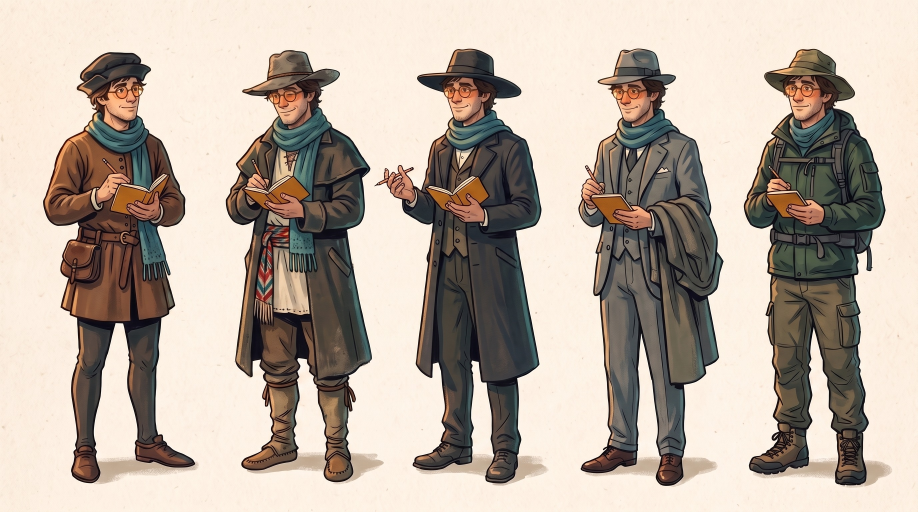
#> input picture channels/storybook-medical/refs/matt-eras.jpg, 2752 x 1536 px, given in place of pose-s10.png, which was not available (shown at 1/3 size)
$ python cutouts_hc003s1.py
#> lines starting #> are read from the running program, lines starting #| are printed output that depends on the picture; after the words box and inside, x2 and y2 are one past the last pixel; in counts of white or black regions, pixels touching at a corner belong together
### channels/storybook-medical/scripts/fx_prep.py
"""Cut-outs for the Shorts' masked effects (free, local). Coordinates are fractions of the 9:16 FRAME (as the renderer
shows it), so they match the numbers measured on the gridded contact sheets; they are mapped back to the source still
here, and episode.py build crops the mask / plate exactly like the still (fit_frame), so they line up.

    cut(image, name, box, how="rembg"|"color", hinge=None)
      -> <keyframes>/fx/<stem>-<name>.mask.png   white, alpha = the part that moves
      -> <keyframes>/fx/<stem>-<name>.clean.png  the still with that part painted out (cv2 inpaint), shown under
                                                  the moving copy so a wag / shake never reveals a ghost

    python channels/storybook-medical/scripts/fx_prep.py <image> <name> <x0> <y0> <x1> <y1> [--how color] [--check]

    sheet(image, names) -> sprite / pose sheet cut into aligned RGBA frames + sprites.json + check.png (magenta)
    python channels/storybook-medical/scripts/fx_prep.py sheet <sheet.png> fly-0 fly-1 land-0 rest-0 [--out DIR]
"""
from __future__ import annotations

import argparse
import json
from pathlib import Path

import numpy as np
from PIL import Image, ImageDraw, ImageFilter


# [80 lines left out: functions frame_box, _rembg, _color, cut, not called in this run]


# ── sprite / pose sheets → aligned cut-outs (plan/layered-animation.md §2; user 2026-11-16) ────────────────────────────
def _key_alpha(rgb: np.ndarray, key: np.ndarray, lo: float = 38, hi: float = 110) -> tuple[np.ndarray, np.ndarray]:
    """Soft chroma key against a flat background colour, with the background UNMIXED from semi-transparent pixels
    (observed = a*fg + (1-a)*key  ->  fg = (observed - (1-a)*key) / a): a mosquito's smoky wings keep their own grey,
    not a green tint."""
    d = np.sqrt(((rgb.astype(np.float32) - key) ** 2).sum(axis=2))
    a = np.clip((d - lo) / (hi - lo), 0, 1)
    fg = (rgb.astype(np.float32) - (1 - a[..., None]) * key) / np.maximum(a[..., None], 1e-3)
    return np.clip(fg, 0, 255).astype(np.uint8), a


# [62 lines left out: functions _despill_edge, _bleed_edges, _fill_holes, not called in this run]


def sheet(image: str, names: list[str], out_dir: str | None = None, how: str = "key", align: str = "phase",
          pad: int = 24, anchor=(0.5, 0.5), min_area: float = 0.002, fill_holes: bool = False) -> Path:
    """Cut a sprite sheet (one object, its states side by side on a flat background) or a pose sheet into frames.

    names: one per figure in reading order (rows top to bottom, left to right), "<state>-<n>", e.g.
           ["fly-0", "fly-1", "land-0", "rest-0"]. Writes <out>/<name>.png (RGBA, all on ONE canvas size so the actor's
           width means the same thing in every state), <out>/sprites.json for layers.py, and <out>/check.png: every
           frame over magenta (holes and halos show at once) plus the sheet's alpha.
    how:   "key"   = flat-colour key, the colour measured on the sheet's border (prompt_kit KEY_BG asks for green);
           "rembg" = the background model, for sheets that came back on a busy background.
    align: "phase" = every frame's alpha aligned to the sheet's FIRST frame by phase correlation (the solid body
           dominates, so wings / legs changing don't make it jump between states); "center" = bounding-box centres;
           "bottom" = bounding-box feet (characters standing).
    anchor: (ax, ay) fractions of the canvas, or "solid" = the centroid of the first frame's fully opaque core (an
           insect's body, not its legs or wings): the point that rides the actor's path and that it turns around.
    fill_holes: make every hole more than 12 px inside the outline opaque (HCS10 s7: the fingers' grey-green shadows
           on the paper keyed as half-transparent holes). Off by default: a real gap (a handle loop) must stay open."""
    import cv2
    src = Path(image)
    im = np.array(Image.open(src).convert("RGB"))
    H, W = im.shape[:2]
    border = np.concatenate([im[:8].reshape(-1, 3), im[-8:].reshape(-1, 3), im[:, :8].reshape(-1, 3), im[:, -8:].reshape(-1, 3)])
    key = np.median(border, axis=0).astype(np.float32)
    if how == "rembg":
        from masks import _session
        from rembg import remove
        a = np.array(remove(Image.fromarray(im), session=_session()).getchannel("A")).astype(np.float32) / 255
        fg = im
    else:
        fg, a = _key_alpha(im, key)
    # find the figures: the alpha, closed hard enough that thin legs and wings join their body
    solid = (a > 0.25).astype(np.uint8)
    joined = cv2.dilate(solid, np.ones((max(9, W // 90),) * 2, np.uint8))
    n, lab, stats, _ = cv2.connectedComponentsWithStats(joined)
    blobs = [i for i in range(1, n) if stats[i, cv2.CC_STAT_AREA] > min_area * W * H]
    if len(blobs) != len(names):
        raise SystemExit(f"{src.name}: found {len(blobs)} figures, expected {len(names)} ({names}); check the sheet "
                         f"(figures touching? a busy background? try how='rembg')")
    # reading order: figures whose vertical spans overlap share a row (long legs move a figure's top edge, so rounding
    # the top put figures of one row into different rows); rows top to bottom, then left to right
    rows: list[list[int]] = []
    for i in sorted(blobs, key=lambda i: stats[i, cv2.CC_STAT_TOP]):
        top, bot = stats[i, cv2.CC_STAT_TOP], stats[i, cv2.CC_STAT_TOP] + stats[i, cv2.CC_STAT_HEIGHT]
        if rows and top < max(stats[j, cv2.CC_STAT_TOP] + stats[j, cv2.CC_STAT_HEIGHT] for j in rows[-1]) \
                and bot > min(stats[j, cv2.CC_STAT_TOP] for j in rows[-1]):
            rows[-1].append(i)
        else:
            rows.append([i])
    blobs = [i for r in rows for i in sorted(r, key=lambda i: stats[i, cv2.CC_STAT_LEFT])]
    cuts = []
    for i in blobs:
        x, y, w, h = stats[i, :4]
        keep = (lab[y:y + h, x:x + w] == i)
        alpha = (a[y:y + h, x:x + w] * keep * 255).astype(np.uint8)
        ys, xs = np.nonzero(alpha > 8)
        y0, y1, x0, x1 = ys.min(), ys.max() + 1, xs.min(), xs.max() + 1
        rgba = np.dstack([fg[y:y + h, x:x + w][y0:y1, x0:x1], alpha[y0:y1, x0:x1]])
        cuts.append(rgba)
    cuts = [_despill_edge(c, key) for c in cuts]
    cw = max(c.shape[1] for c in cuts) + 2 * pad
    ch = max(c.shape[0] for c in cuts) + 2 * pad
    out = Path(out_dir) if out_dir else src.parent / src.stem
    out.mkdir(parents=True, exist_ok=True)
    frames: dict[str, list[str]] = {}
    ref = None
    placed = []
    # work on a canvas with a wide margin M: the phase shift moves a frame towards the first one, and a raised arm then
    # slid off a canvas sized for the unshifted cut-outs (HC002-S1 2a, user 2026-11-20: "the fingers of gage is cut out")
    Mg = max(cw, ch) // 2
    for name, c in zip(names, cuts):
        canvas = np.zeros((ch + 2 * Mg, cw + 2 * Mg, 4), np.uint8)
        h, w = c.shape[:2]
        ox, oy = (cw - w) // 2, (ch - h) // 2 if align != "bottom" else ch - pad - h
        canvas[Mg + oy:Mg + oy + h, Mg + ox:Mg + ox + w] = c
        if align == "phase":
            core = cv2.erode((canvas[..., 3] > 240).astype(np.float32), np.ones((3, 3), np.uint8))   # the solid body
            if ref is None:
                ref = core
            else:
                (dx, dy), _ = cv2.phaseCorrelate(ref, core)
                M = np.float32([[1, 0, -dx], [0, 1, -dy]])
                canvas = cv2.warpAffine(canvas, M, canvas.shape[1::-1], flags=cv2.INTER_LINEAR, borderValue=(0, 0, 0, 0))
        placed.append(canvas)
    # grow the canvas SYMMETRICALLY only as far as a shifted frame overflows it (+ pad): its centre stays the same
    # body point, and sheets that never overflowed come out exactly as before
    ys, xs = np.nonzero(np.max([p[..., 3] for p in placed], axis=0) > 8)
    over_x = int(max(0, Mg - xs.min(), xs.max() + 1 - (Mg + cw)))
    over_y = int(max(0, Mg - ys.min(), ys.max() + 1 - (Mg + ch)))
    ex = over_x + pad if over_x else 0
    ey = over_y + pad if over_y else 0
    if ex or ey:
        print(f"  {src.name}: a shifted frame overflowed the canvas by {over_x},{over_y} px: canvas grown")
    placed = [p[Mg - ey:Mg + ch + ey, Mg - ex:Mg + cw + ex] for p in placed]
    cw, ch = cw + 2 * ex, ch + 2 * ey
    for name, canvas in zip(names, placed):
        if fill_holes:
            canvas = _fill_holes(canvas)
        Image.fromarray(_bleed_edges(canvas), "RGBA").save(out / f"{name}.png")
        frames.setdefault(name.rsplit("-", 1)[0], []).append(f"{name}.png")
    if anchor == "solid":
        core = cv2.erode((placed[0][..., 3] > 240).astype(np.uint8), np.ones((5, 5), np.uint8))
        ys, xs = np.nonzero(core)
        anchor = (round(xs.mean() / cw, 4), round(ys.mean() / ch, 4))
    meta = {"source": src.name, "canvas": [cw, ch], "anchor": list(anchor), "key": [int(v) for v in key], "frames": frames}
    json.dump(meta, open(out / "sprites.json", "w"), indent=1)
    # the check image: each frame over magenta, labelled; below, the sheet's alpha at the same width
    # last tile = ONION SKIN: every frame at 1/n over each other, with the anchor cross: a body that jumps between
    # states shows as a double outline here
    tile = 260
    row = Image.new("RGB", (tile * (len(placed) + 1), tile + 26), (255, 0, 255))
    d = ImageDraw.Draw(row)
    for j, (name, c) in enumerate(zip(names, placed)):
        im_c = Image.fromarray(c, "RGBA")
        im_c.thumbnail((tile - 10, tile - 10))
        row.paste(im_c, (j * tile + (tile - im_c.width) // 2, 26 + (tile - im_c.height) // 2), im_c)
        d.text((j * tile + 8, 6), name, fill=(255, 255, 255))
    onion = Image.new("RGBA", (cw, ch), (0, 0, 0, 0))
    for c in placed:
        layer = Image.fromarray(c, "RGBA")
        layer.putalpha(Image.fromarray((c[..., 3] / len(placed) * 1.6).clip(0, 255).astype(np.uint8)))
        onion.alpha_composite(layer)
    od = ImageDraw.Draw(onion)
    axp, ayp = anchor[0] * cw, anchor[1] * ch
    od.line([(axp - 14, ayp), (axp + 14, ayp)], fill=(255, 255, 0, 255), width=2)
    od.line([(axp, ayp - 14), (axp, ayp + 14)], fill=(255, 255, 0, 255), width=2)
    onion.thumbnail((tile - 10, tile - 10))
    j = len(placed)
    row.paste(onion, (j * tile + (tile - onion.width) // 2, 26 + (tile - onion.height) // 2), onion)
    d.text((j * tile + 8, 6), "onion skin + anchor", fill=(255, 255, 255))
    am = Image.fromarray((a * 255).astype(np.uint8)).convert("RGB")
    am = am.resize((row.width, round(am.height * row.width / am.width)))
    check = Image.new("RGB", (row.width, row.height + am.height), (0, 0, 0))
    check.paste(row, (0, 0)); check.paste(am, (0, row.height))
    check.save(out / "check.png")
    print(f"{src.name}: {len(names)} frames {sorted(frames)} on a {cw}x{ch} canvas -> {out} (look at check.png)")
    return out / "sprites.json"


# [20 lines that do not run on import are left out]

### channels/storybook-medical/editorial/episodes/HC003-dancing-plague/cutouts_hc003s1.py
"""HC003-S1: the two cut-outs fx_prep.sheet can't do alone (free, 2026-11-22).

1. pose-s10: drawing 2 (Troffea seated between the two city men) keys as ONE figure (their ground shadows touch). It is
   cut with drawing 1, then split by the empty columns between the bodies (above the feet), into the states
   "seated" (all three), "troffea" (her alone) and "men" (the two men), all on the same canvas, so she can leave on the
   wagon from exactly where she sat while the men stay.
2. sprite-coif-s4 came back with the Troffea sheet printed under it as faint ghosts (L45 again). Only near-opaque,
   far-from-green pixels are kept and, in each coif's box, only the largest piece: the coif, not the ghosts.
    python channels/storybook-medical/editorial/episodes/HC003-dancing-plague/cutouts_hc003s1.py
"""
import json
import sys
from pathlib import Path

import numpy as np
from PIL import Image

REPO = Path(__file__).resolve().parents[5]
sys.path.insert(0, str(REPO / "channels/storybook-medical/scripts"))
import fx_prep  # noqa: E402

P = REPO / "projects/hc003-s1/assets/images"


def split_seated():
    out = P / "sprites/group-s10"
    tmp = P / "sprites/_tmp-s10"
    fx_prep.sheet(str(P / "refs/pose-s10.png"), ["lifted-0", "seated-0"], str(tmp), align="bottom")
#> in sheet, im is the input picture: shape (1536, 2752, 3); mean R, G, B 186, 173.2, 161.3
#> in sheet, `key = np.median(border, axis=0).astype(np.float32)`: key = [253, 240, 226]
#> in _key_alpha, `d = np.sqrt(((rgb.astype(np.float32) - key) ** 2).sum(axis=2))`:
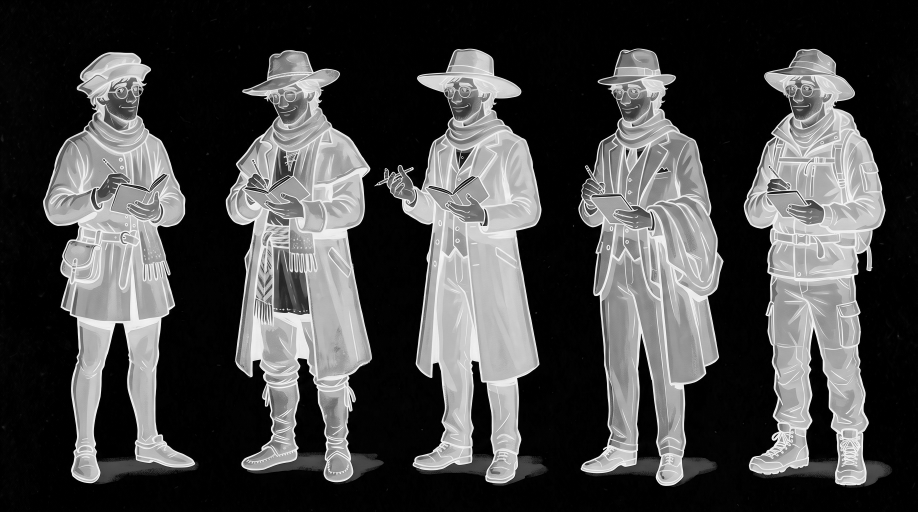
#> d: shape (1536, 2752) float32 (shown at 1/3 size); min 1, max 415.6, mean 118; drawn with min black and max white
#> in _key_alpha, `a = np.clip((d - lo) / (hi - lo), 0, 1)`:
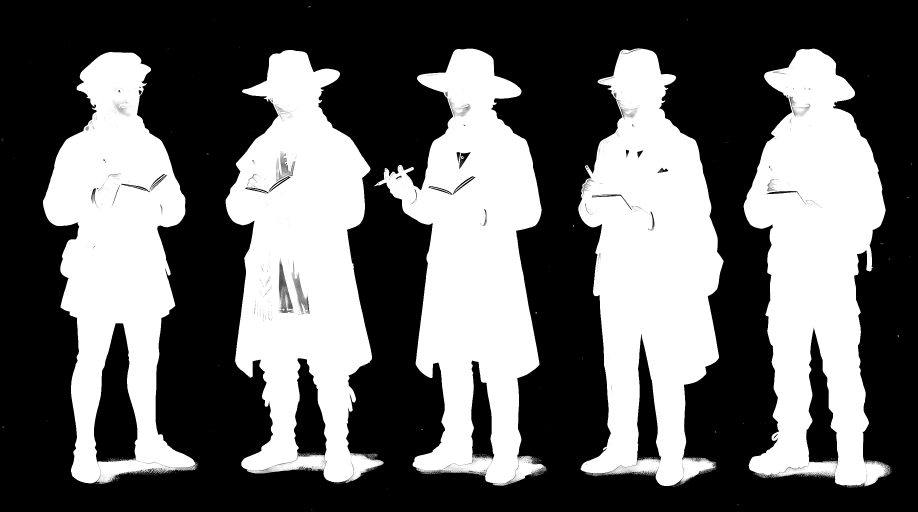
#> a: shape (1536, 2752) float32 (shown at 1/3 size); min 0, max 1, mean 0.404
#> in _key_alpha, `fg = (rgb.astype(np.float32) - (1 - a[..., None]) * key) / np.maximum(..`:
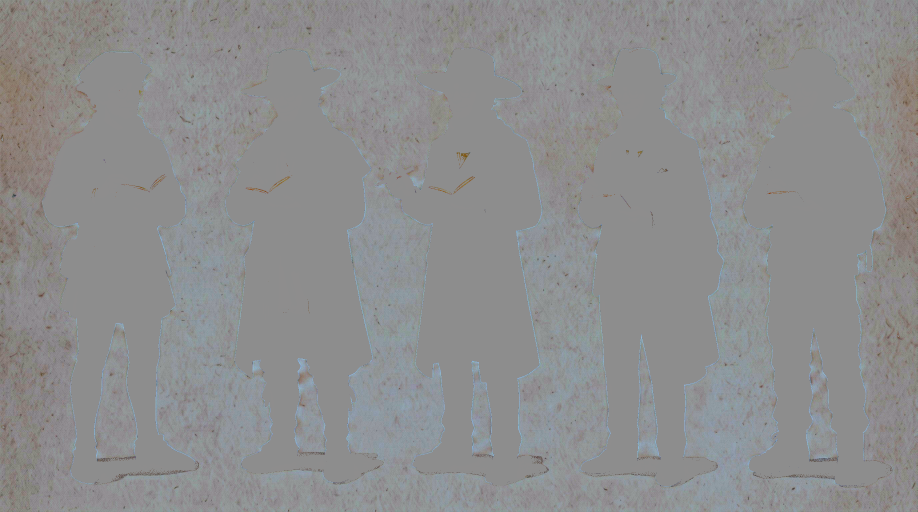
#> fg: shape (1536, 2752, 3) float32 (shown at 1/3 size); mean R, G, B 107.6, 229, 418.6; drawn with min black and max white
#> in sheet, `fg, a = _key_alpha(im, key)`:
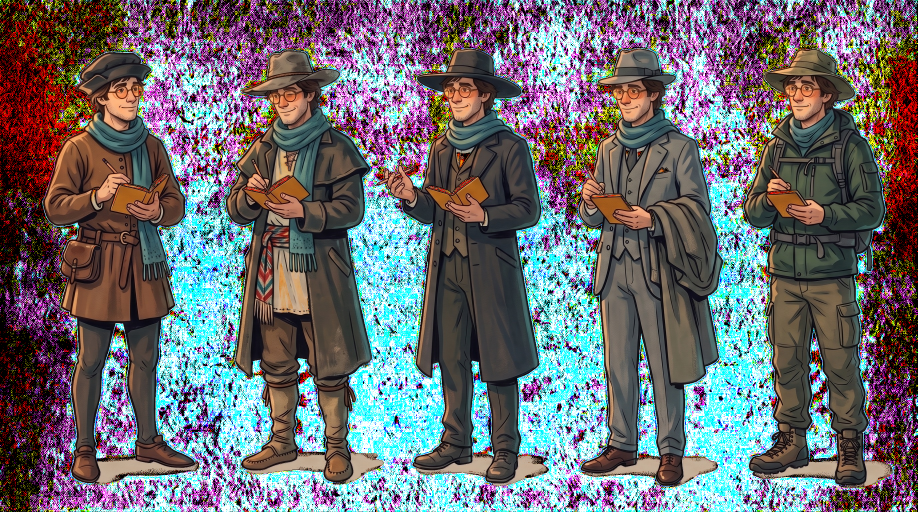
#> fg: shape (1536, 2752, 3) (shown at 1/3 size); mean R, G, B 108.8, 108.2, 113.3
#> in sheet, `solid = (a > 0.25).astype(np.uint8)`:
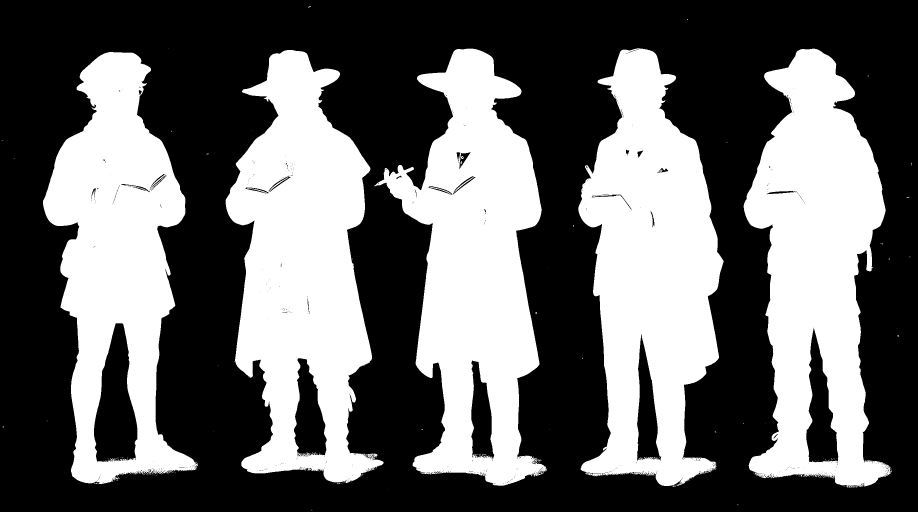
#> solid: shape (1536, 2752) (shown at 1/3 size); values 0 (black) and 1 (white), 40.8% white; 245 white regions (235 under 20 px), largest, box (x1, y1, x2, y2) and area: (677, 150, 1151, 1449) 362698, (1735, 145, 2171, 1458) 353628, (1123, 146, 1641, 1457) 348507
#> in sheet, `joined = cv2.dilate(solid, np.ones((max(9, W // 90),) * 2, np.uint8))`:
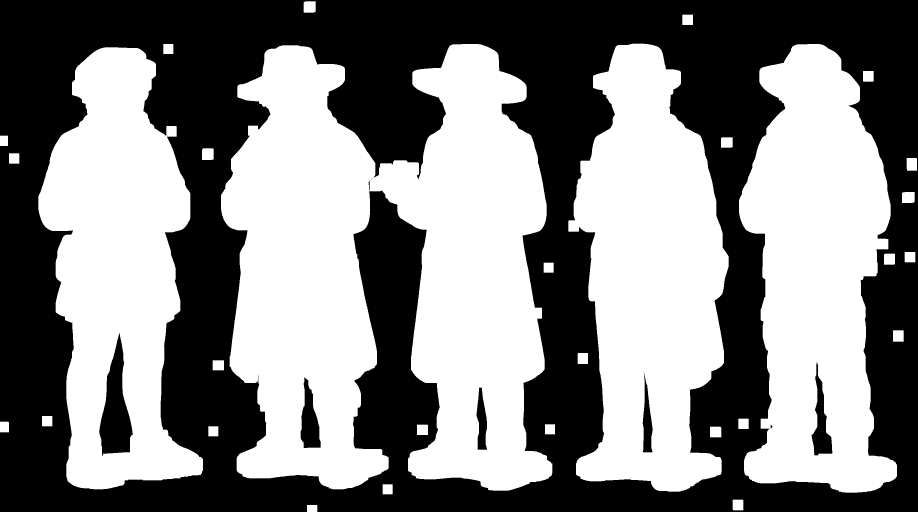
#> joined: shape (1536, 2752) (shown at 1/3 size); values 0 (black) and 1 (white), 51.1% white; 9 black regions (2 under 20 px), largest, box (x1, y1, x2, y2) and area: (0, 0, 2752, 1536) 2022006, (298, 999, 398, 1367) 20032, (902, 1131, 962, 1344) 7656
#> in sheet, `n, lab, stats, _ = cv2.connectedComponentsWithStats(joined)`:
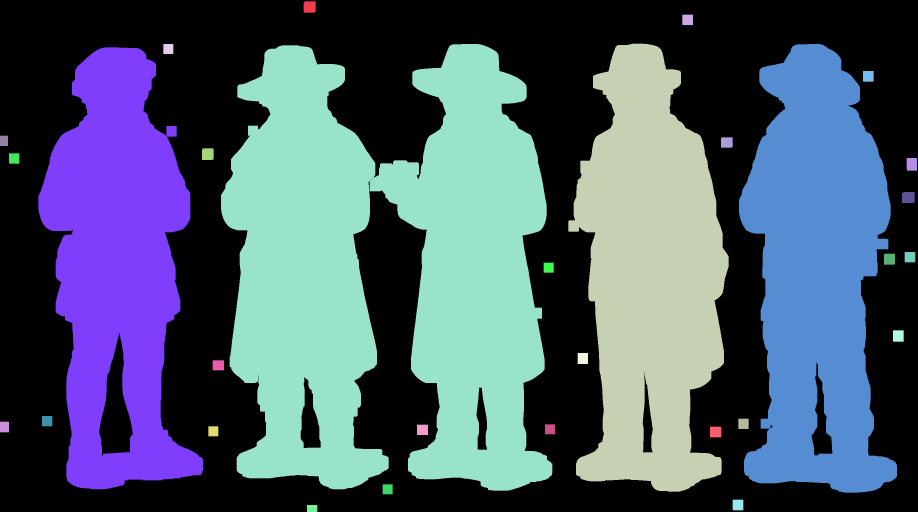
#> lab: shape (1536, 2752) int32 (shown at 1/3 size); 31 distinct labels, from 0 to 30; one colour per label, 0 black
#> in sheet, `n, lab, stats, _ = cv2.connectedComponentsWithStats(joined)`: n = 31; stats = 31 rows, first 6: [0, 0, 2752, 1536, 2065236], [911, 4, 36, 34, 1206], [2047, 44, 32, 31, 992], [1705, 131, 481, 1344, 431747], [490, 132, 30, 30, 900], [663, 132, 994, 1340, 880302]
#> in sheet, `blobs = [i for i in range(1, n) if stats[i, cv2.CC_STAT_AREA] > min_ar..`: blobs = [3, 5, 6, 7]
    meta = json.load(open(tmp / "sprites.json", encoding="utf-8"))
    seated = np.array(Image.open(tmp / meta["frames"]["seated"][0]).convert("RGBA"))
    a = seated[..., 3] > 128
    ys, xs = np.nonzero(a)
    y0, y1 = ys.min(), ys.max()
    body = a[y0: y0 + int(0.80 * (y1 - y0))]            # above the feet and their shadows
    cols = body.any(axis=0)
    runs, on, start = [], False, 0
    for x, c in enumerate(cols):
        if c and not on:
            on, start = True, x
        elif not c and on:
            on = False
            runs.append((start, x))
    if on:
        runs.append((start, len(cols)))
    runs = [r for r in runs if r[1] - r[0] > 30]
    if len(runs) == 3:
        mid = runs[1]
        cut = ((runs[0][1] + mid[0]) // 2, (mid[1] + runs[2][0]) // 2)   # split in the middle of each gap
    else:   # 2026-11-22: her hands rest almost against the men's sleeves (no empty column): measured on _grid.jpg
        cut = (385, 782)
    her, men = seated.copy(), seated.copy()
    her[:, :cut[0], 3] = 0
    her[:, cut[1]:, 3] = 0
    men[:, cut[0]:cut[1], 3] = 0
    out.mkdir(parents=True, exist_ok=True)
    Image.open(tmp / meta["frames"]["lifted"][0]).save(out / "lifted-0.png")
    Image.fromarray(seated).save(out / "seated-0.png")
    Image.fromarray(her).save(out / "troffea-0.png")
    Image.fromarray(men).save(out / "men-0.png")
    json.dump({**{k: v for k, v in meta.items() if k != "frames"},
               "frames": {"lifted": ["lifted-0.png"], "seated": ["seated-0.png"], "troffea": ["troffea-0.png"], "men": ["men-0.png"]}},
              open(out / "sprites.json", "w", encoding="utf-8"), indent=1)
    print("group-s10:", runs, "split at", cut)
    solidify_group()
    solidify_wagon()
    warm_interior()
    solid_core_all()


# [105 lines left out: functions solidify_group, solidify_wagon, warm_interior, solid_core_all, clean_coif, not called in this run]


if __name__ == "__main__":
#> (the run stopped early here; a loop or call above may not have finished)
